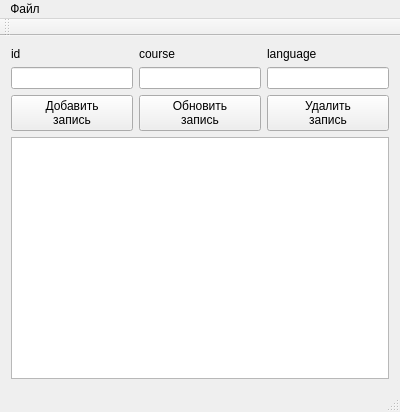
<?xml version="1.0" encoding="UTF-8"?>
<ui version="4.0">
 <class>MainWindow</class>
 <widget class="QMainWindow" name="MainWindow">
  <property name="geometry">
   <rect>
    <x>0</x>
    <y>0</y>
    <width>400</width>
    <height>412</height>
   </rect>
  </property>
  <property name="windowTitle">
   <string>hw1</string>
  </property>
  <widget class="QWidget" name="centralWidget">
   <layout class="QGridLayout" name="gridLayout">
    <item row="0" column="0">
     <widget class="QLabel" name="label">
      <property name="text">
       <string>id</string>
      </property>
     </widget>
    </item>
    <item row="0" column="1">
     <widget class="QLabel" name="label_2">
      <property name="text">
       <string>course</string>
      </property>
     </widget>
    </item>
    <item row="0" column="2">
     <widget class="QLabel" name="label_3">
      <property name="text">
       <string>language</string>
      </property>
     </widget>
    </item>
    <item row="1" column="0">
     <widget class="QLineEdit" name="idEdit"/>
    </item>
    <item row="1" column="1">
     <widget class="QLineEdit" name="courseEdit"/>
    </item>
    <item row="1" column="2">
     <widget class="QLineEdit" name="languageEdit"/>
    </item>
    <item row="2" column="0">
     <widget class="QPushButton" name="addButton">
      <property name="text">
       <string>Добавить 
запись</string>
      </property>
     </widget>
    </item>
    <item row="2" column="1">
     <widget class="QPushButton" name="updateButton">
      <property name="text">
       <string>Обновить 
запись</string>
      </property>
     </widget>
    </item>
    <item row="2" column="2">
     <widget class="QPushButton" name="deleteButton">
      <property name="text">
       <string>Удалить 
запись</string>
      </property>
     </widget>
    </item>
    <item row="3" column="0" colspan="3">
     <widget class="QTableView" name="tableView"/>
    </item>
   </layout>
  </widget>
  <widget class="QMenuBar" name="menuBar">
   <property name="geometry">
    <rect>
     <x>0</x>
     <y>0</y>
     <width>400</width>
     <height>21</height>
    </rect>
   </property>
   <widget class="QMenu" name="fileMenu">
    <property name="title">
     <string>Файл</string>
    </property>
   </widget>
   <addaction name="fileMenu"/>
  </widget>
  <widget class="QToolBar" name="mainToolBar">
   <attribute name="toolBarArea">
    <enum>TopToolBarArea</enum>
   </attribute>
   <attribute name="toolBarBreak">
    <bool>false</bool>
   </attribute>
  </widget>
  <widget class="QStatusBar" name="statusBar"/>
  <action name="create">
   <property name="text">
    <string>Новый файл</string>
   </property>
  </action>
  <action name="open">
   <property name="text">
    <string>Открыть...</string>
   </property>
  </action>
 </widget>
 <layoutdefault spacing="6" margin="11"/>
 <resources/>
 <connections/>
</ui>
